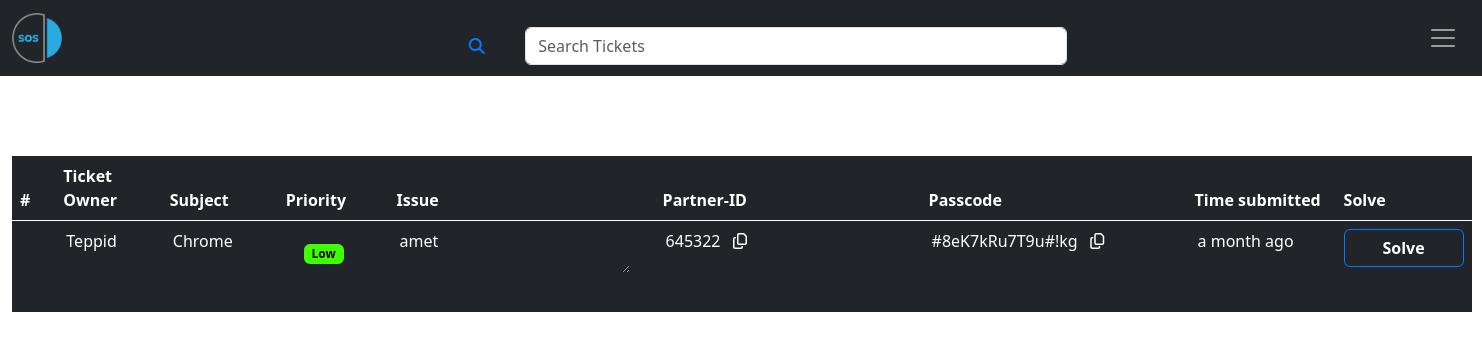
Page /agent/toon/solve-tickets (signed in) on the committed database.
### app/models/ticket.py (models this page shows, shortened)
class Ticket(SearchableMixin, db.Model):
    __searchable__ = ['subject', 'issue_description']
    __tablename__ = 'tickets'
    id = db.Column(db.Integer, primary_key=True)
    ticket_owner = db.Column(db.String(64), nullable=False)
    subject = db.Column(db.String(64), nullable=False)
    issue_description = db.Column(db.Text, nullable=False)
    date_submitted = db.Column(db.DateTime(), default=datetime.utcnow)
    ticket_priority = db.Column(db.String(20))
    team_viewer_id = db.Column(db.String(255), default='000')
    team_viewer_session_password = db.Column(db.String(255), nullable=False)
    sender_id = db.Column(db.Integer, db.ForeignKey('users.id'))

### app/main/views.py (the view)
@main.route('/agent/<username>/solve-tickets', methods=['GET', 'POST'], strict_slashes=False)
@permission_required(Permission.SOLVE)
def solve_tickets(username):
    tickets = Ticket.query.order_by(Ticket.date_submitted.desc()).all()  # returns a list of all ticket objects
    user = User.query.filter_by(username=username).first()
    users = User.query.filter_by(department='Testing').all()
    res = allocate_ticket(tickets, users)
    tickets = res[user]
    user.tickets = tickets
    tickets = user.tickets.order_by(Ticket.date_submitted.desc()).all()
    return render_template('solve_ticket.html', tickets=tickets, username=username)

### app/main/forms.py
class SearchForm(FlaskForm):
    q = StringField('Search Tickets', validators=[DataRequired()])
    def __init__(self, *args, **kwargs):
        if 'formdata' not in kwargs:
            kwargs['formdata'] = request.args
        if 'meta' not in kwargs:
            kwargs['meta'] = {'csrf': False}
        super(SearchForm, self).__init__(*args, **kwargs)

### app/auth/views.py (called while the page is built)
@auth.before_app_request
def before_request():
    if (current_user.is_authenticated
            and not current_user.confirmed
            and request.blueprint != 'auth'
            and request.endpoint != 'static'):
        return redirect(url_for('auth.unconfirmed'))

### app/main/__init__.py (called while the page is built)
@main.app_context_processor
def inject_permissions():
    return dict(Permission=Permission)

### app/main/views.py (called while the page is built)
@main.before_request
def before_request():
    g.search_form = SearchForm()

### app/models/role.py (called while the page is built)
    def has_permission(self, permission):
        return self.permissions & permission == permission

### app/models/user.py (called while the page is built)
@login_manager.user_loader
def load_user(user_id: str) -> User:
    return User.query.get(int(user_id))

    def can(self, perm):
        return self.role is not None and self.role.has_permission(perm)

### app/ticket_allocator.py (called while the page is built)
def allocate_ticket(tickets: list, agents: list) -> DefaultDict:
    allocated_tickets = collections.defaultdict(list)
    for i, ticket in enumerate(tickets):
        agent = agents[i % len(agents)]
        allocated_tickets[agent].append(ticket)
    return allocated_tickets

### app/templates/solve_ticket.html (shortened to what this page needs)
{% extends "base.html" %}
{% block page_content %}
    <table class="table table-dark table-hover sol-tickets-table" style="margin-top: 10vh;">
        <thead>
            <tr>
                <th scope="col" class="sol-ticket-ID">#</th>
                <th scope="col" style="padding-left: 25px;">Ticket Owner</th>
                <th scope="col" style="padding-left: 25px;">Subject</th>
                <th scope="col" style="padding-left: 25px;">Priority</th>
                <th scope="col" style="padding-left: 25px;">Issue</th>
                <th scope="col" style="padding-left: 25px;">Partner-ID</th>
                <th scope="col" style="padding-left: 25px;">Passcode</th>
                <th scope="col" style="padding-left: 25px;">Time submitted</th>
                <th scope="col">Solve</th>
            </tr>
        </thead>
        <tbody>
            {% for ticket in tickets %}
            <tr>
                <th scope="row">
                    <td>
                        <div class="sol-ticket-owner">
                            {{ ticket.ticket_owner }}
                        </div>
                    </td>
                    <td>
                        <div class="sol-ticket-subject">
                            {{ ticket.subject }}
                        </div>
                    </td>
                    <td>
                        <div class="sol-ticket-priority">
                            {% for priority in ticket.ticket_priority %}
                                {% if priority == 'L' %}
                                    <div>
                                        <span class="badge" style="background-color: #3FFF00; color: black;">Low</span>
                                    </div>
                                {% elif priority == 'M' %}
                                    <div>
                                        <span class="badge" style="background-color: #FFBF00; color: black;">Medium</span>
                                    </div>
                                {% elif priority == 'H' %}
                                    <div>
                                        <span class="badge" style="background-color: #FF0000; color: black;">High</span>
                                    </div>
                                {% endif %}
                            {% endfor %}
                        </div>
                    </td>
                    <td>
                        <div class="sol-ticket-issue">
                        {{ ticket.issue_description }}
                            </div>
                    </td>
                    <td>
                        <div class="sol-ticket-tv-id" data-bs-toggle="tooltip" data-bs-title="Copy">
                            {{ ticket.team_viewer_id }} &nbsp;
                            <span>
                                <i class="fa-regular fa-copy copy-id" onClick="copyToClipboard({{ ticket.team_viewer_id }})"></i>
                            </span>
                        </div>
                    </td>
                    <td>
                        <div class="sol-ticket-tv-pswd">
                            {{ ticket.team_viewer_session_password }} &nbsp;
                            <span >
                                <i class="fa-regular fa-copy copy-id" onClick="copyToClipboard('{{ ticket.team_viewer_session_password }}')"></i>
                            </span>
                        </div>
                    </td>
                    <td>
                        <div class="sol-ticket-date">
                            {{ moment(ticket.date_submitted).fromNow() }}
                        </div>
                    </td>
                    <td>
                        <a class="btn btn-default solve-ticket" href="https://start.teamviewer.com" target="_blank">
                            Solve
                        </a>
                    </td>
            </tr>
            {% endfor %}
        </tbody>
    </table>
{% endblock %}

### app/static/styles.css (style rules this page uses)
span.badge { margin-top: 15px; margin-left: 15px; }
div.sol-ticket-issue { width: 250px; white-space: nowrap; overflow: hidden; text-overflow: ellipsis; padding: 0px 20px 20px 20px; margin: 0; resize: horizontal; }
a.solve-ticket { color: white; background-color: #212529; border-color: #007AFF; width: 120px; font-weight: bold; }
div.sol-ticket-owner, div.sol-ticket-subject, div.sol-ticket-priority, div.sol-ticket-tv-id, div.sol-ticket-tv-pswd, div.sol-ticket-date { padding: 0px 20px 40px 20px; }
div.sol-ticket-date { width: 150px; }
div.sol-ticket-tv-id, div.sol-ticket-tv-pswd { width: 250px; }
table.table { margin: auto; border: none; border-color: white; border-style: hidden; }

### rows in the picture
Ticket: ticket_owner "Teppid", subject "Chrome", issue_description "amet", team_viewer_id "645322", team_viewer_session_password "#8eK7kRu7T9u#!kg", date_submitted "a month ago"
